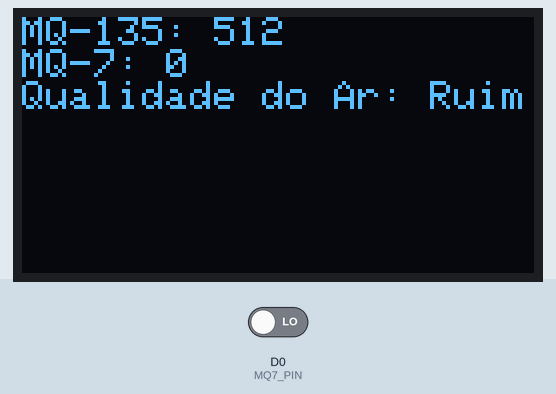
Simulated run of this sketch. Board: ESP8266 (NodeMCU). Parts: 128×64 one-colour display. The test bench sets the inputs (shaded band); at power-on: D0 (MQ7_PIN) LOW. WiFi joins after 1.5 s; servers stay silent unless stated; uploads are accepted with an empty reply; web services answer with replies made up by the test bench; what the sketch prints to the serial monitor is not drawn.

Above: at 1.6 s.

The sketch:

Monitoramento-Ar.ino
```cpp
  #include <Wire.h>
  #include <Adafruit_GFX.h>
  #include <Adafruit_SSD1306.h>
  #include <ESP8266WiFi.h>
  #include <ESP8266HTTPClient.h>
  #include <WiFiClientSecure.h>

  #define SCREEN_WIDTH 128
  #define SCREEN_HEIGHT 64

  Adafruit_SSD1306 display(SCREEN_WIDTH, SCREEN_HEIGHT, &Wire, -1);

  #define MQ135_PIN A0
  #define MQ7_PIN D0
  #define LED_PIN D4

  const char* SSID = "TTFIBRA-ABADE";
  const char* PASSWORD = "abade2605";

  const char* SUPABASE_URL = "https://krccnsbfofpowxdzspwc.supabase.co";
  const char* SUPABASE_API_KEY = "eyJhbGciOiJIUzI1NiIsInR5cCI6IkpXVCJ9.eyJpc3MiOiJzdXBhYmFzZSIsInJlZiI6ImtyY2Nuc2Jmb2Zwb3d4ZHpzcHdjIiwicm9sZSI6ImFub24iLCJpYXQiOjE3MzQwMjQyNjksImV4cCI6MjA0OTYwMDI2OX0.5r-KaYdn6UEdaVnQOaN3nDp4SCIs6WH6DUecnzhRXko";

  const char* THINGSPEAK_API_KEY = "YIEBLY8CUWNS85AF";
  const char* THINGSPEAK_SERVER = "http://api.thingspeak.com/update";

  int readings[128];
  int readingIndex = 0;

  int readMQ135() {
    return analogRead(MQ135_PIN);
  }

  int readMQ7() {
    return digitalRead(MQ7_PIN);
  }

  String evaluateAirQuality(int value) {
    if (value > 700) {
      return "Péssima";
    } else if (value > 500) {
      return "Ruim";
    } else if (value > 300) {
      return "Moderada";
    } else {
      return "Boa";
    }
  }

  void drawGraph() {
    display.fillRect(0, 32, 128, 32, BLACK);
    for (int i = 1; i < 128; i++) {
      int y1 = 64 - (readings[(readingIndex + i - 1) % 128] / 16);
      int y2 = 64 - (readings[(readingIndex + i) % 128] / 16);
      if (y1 >= 32 && y1 < 64 && y2 >= 32 && y2 < 64) {
        display.drawLine(i - 1, y1, i, y2, WHITE);
      }
    }
  }

  void sendToSupabase(int mq135Value, int mq7Value, String airQuality) {
    if (WiFi.status() == WL_CONNECTED) {
      HTTPClient http;
      WiFiClientSecure client;
      client.setInsecure();

      String url = String(SUPABASE_URL) + "/rest/v1/Sensores";

      String jsonBody = "{\"MQ135\":" + String(mq135Value) +
                        ", \"MQ7\": " + String(mq7Value) + ", " +
                        "\"Qualidade\":\"" + airQuality + "\", " +
                        "\"TimeStamp\": \"now()\"}";

      Serial.println("URL Supabase: " + url);
      Serial.println("JSON Body: " + jsonBody);

      http.begin(client, url);
      http.addHeader("Content-Type", "application/json");

      String authHeader = "Bearer " + String(SUPABASE_API_KEY);
      String apiKeyHeader = String(SUPABASE_API_KEY);

      Serial.println("Authorization Header: " + authHeader);
      Serial.println("API Key Header: " + apiKeyHeader);

      http.addHeader("Authorization", authHeader);
      http.addHeader("apikey", apiKeyHeader);

      int httpResponseCode = http.POST(jsonBody);

      if (httpResponseCode > 0) {
        Serial.print("[HTTP] Response Code: ");
        Serial.println(httpResponseCode);
        String response = http.getString();
        Serial.print("[HTTP] Resposta: ");
        Serial.println(response);
      } else {
        Serial.print("[HTTP] Error Code: ");
        Serial.println(httpResponseCode);
        if (httpResponseCode == 0) {
          Serial.println("[HTTP] Erro de conexão com SSL.");
        } else {
          Serial.println("[HTTP] Requisição falhou.");
        }
      }

      http.end();
    } else {
      Serial.println("[WiFi] Não está conectado");
    }
  }

  void sendToThingSpeak(int value1) {
    if (WiFi.status() == WL_CONNECTED) {
      HTTPClient http;
      WiFiClient client;
      String url = String(THINGSPEAK_SERVER) + "?api_key=" + THINGSPEAK_API_KEY + "&field1=" + value1;

      http.begin(client, url);
      int httpResponseCode = http.GET();

      if (httpResponseCode > 0) {
        Serial.print("[HTTP] Response Code: ");
        Serial.println(httpResponseCode);
        String response = http.getString();
        Serial.print("[HTTP] Resposta: ");
        Serial.println(response);
      } else {
        Serial.print("[HTTP] Error Code: ");
        Serial.println(httpResponseCode);
        Serial.println("[HTTP] Falha na requisição. Verifique a URL ou a chave de API.");
      }
      http.end();
    } else {
      Serial.println("[WiFi] Não está conectado");
    }
  }

  void setup() {

    Serial.begin(9600);


    Serial.println("Iniciando display OLED...");
    if (!display.begin(SSD1306_SWITCHCAPVCC, 0x3C)) {
      Serial.println("Falha ao iniciar o display OLED");
      while (1);
    }
    display.clearDisplay();


    WiFi.begin(SSID, PASSWORD);
    Serial.print("[WiFi] Conectando ao Wi-Fi");
    while (WiFi.status() != WL_CONNECTED) {
      delay(500);
      Serial.print(".");
    }
    Serial.println(" conectado!");


    display.setTextSize(1);
    display.setTextColor(WHITE);
    display.setCursor(0, 0);
    display.println("Conectado ao Wi-Fi!");
    display.display();
  }

  void loop() {

    int mq135Value = readMQ135();
    int mq7Value = readMQ7();


    String airQuality = evaluateAirQuality(mq135Value);


    display.clearDisplay();
    display.setTextSize(1);
    display.setTextColor(WHITE);
    display.setCursor(0, 0);
    display.print("MQ-135: ");
    display.println(mq135Value);
    display.print("MQ-7: ");
    display.println(mq7Value);
    display.print("Qualidade do Ar: ");
    display.println(airQuality);
    display.display();


    sendToSupabase(mq135Value, mq7Value, airQuality);


    sendToThingSpeak(mq135Value);


    readings[readingIndex] = mq135Value;
    readingIndex = (readingIndex + 1) % 128;


    drawGraph();

    delay(300000);
  }
```
